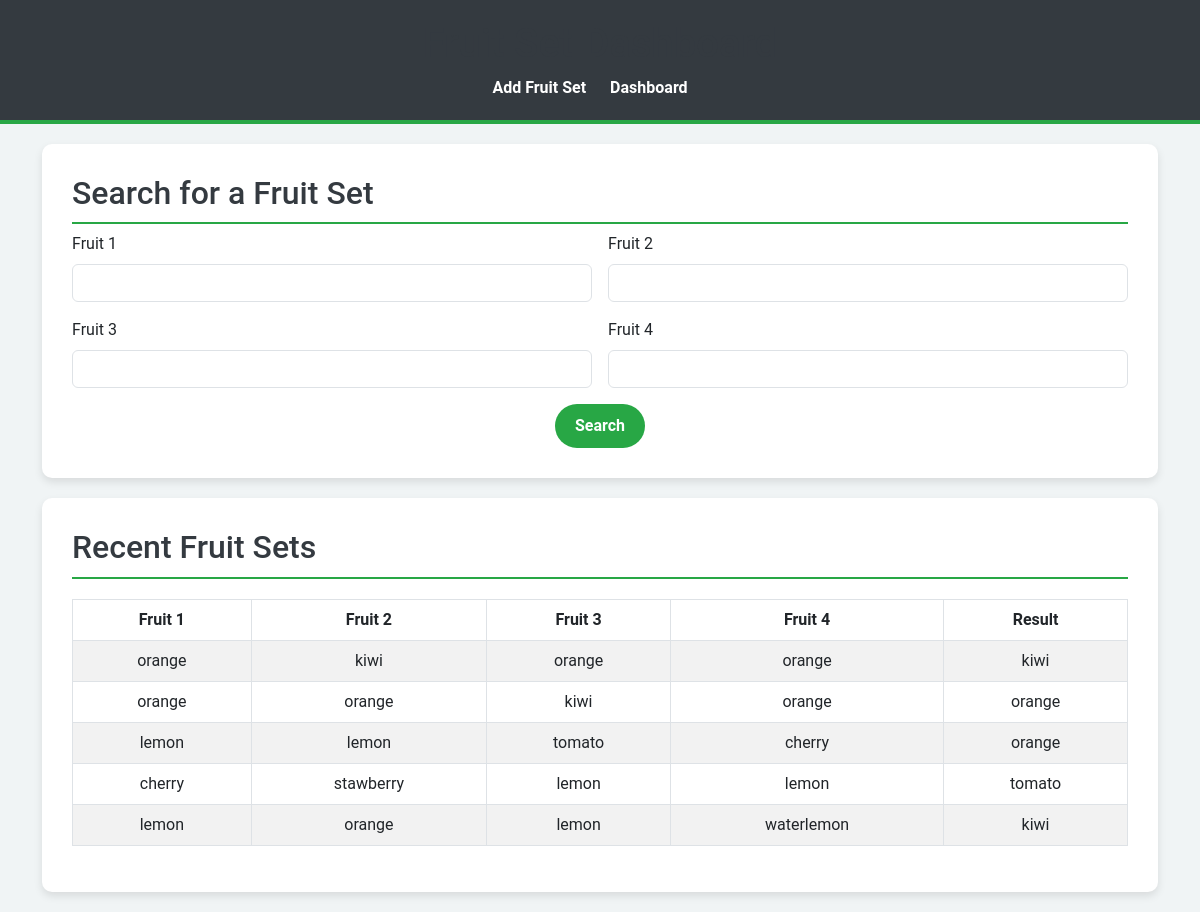
The page / on the database its author committed.
### fruits/models.py (models this page shows, shortened)
class FruitSet(models.Model):
    fruit1 = models.CharField(max_length=50)
    fruit2 = models.CharField(max_length=50)
    fruit3 = models.CharField(max_length=50)
    fruit4 = models.CharField(max_length=50)
    result = models.CharField(max_length=100)

### fruits/views.py (the view)
# urls.py: path('', views.dashboard, name='dashboard'),  # Dashboard URL
def dashboard(request):
    recent_fruit_sets = FruitSet.objects.order_by('-id')[:5]
    return render(request, 'fruits/dashboard.html', {'recent_fruit_sets': recent_fruit_sets})

### fruits/templates/fruits/dashboard.html (shortened to what this page needs)
<!DOCTYPE html>
<html lang="en">
<head>
    <link href="https://cdn.jsdelivr.net/npm/bootstrap@5.3.0-alpha1/dist/css/bootstrap.min.css" rel="stylesheet">
</head>
<body>
    <header>
        <h1>Fruit Set Dashboard</h1>
        <nav>
            <ul>
                <li><a href="{% url 'add_fruit_set' %}">Add Fruit Set</a></li>
                <li><a href="{% url 'dashboard' %}">Dashboard</a></li>
            </ul>
        </nav>
    </header>
    <div class="container">
        <section class="dashboard-section">
            <h2>Search for a Fruit Set</h2>
            <form action="{% url 'search_fruit_set' %}" method="POST" class="row g-3">
                <div class="col-md-6">
                    <label for="fruit1" class="form-label">Fruit 1</label>
                    <input type="text" class="form-control" name="fruit1" id="fruit1">
                </div>
                <div class="col-md-6">
                    <label for="fruit2" class="form-label">Fruit 2</label>
                    <input type="text" class="form-control" name="fruit2" id="fruit2">
                </div>
                <div class="col-md-6">
                    <label for="fruit3" class="form-label">Fruit 3</label>
                    <input type="text" class="form-control" name="fruit3" id="fruit3">
                </div>
                <div class="col-md-6">
                    <label for="fruit4" class="form-label">Fruit 4</label>
                    <input type="text" class="form-control" name="fruit4" id="fruit4">
                </div>
                <div class="col-12 text-center">
                    <button type="submit" class="btn btn-custom">Search</button>
                </div>
            </form>
        </section>
        <section class="dashboard-section">
            <h2>Recent Fruit Sets</h2>
            <table class="table table-bordered table-striped">
                <thead>
                    <tr>
                        <th>Fruit 1</th>
                        <th>Fruit 2</th>
                        <th>Fruit 3</th>
                        <th>Fruit 4</th>
                        <th>Result</th>
                    </tr>
                </thead>
                <tbody>
                    {% for fruit_set in recent_fruit_sets %}
                    <tr>
                        <td>{{ fruit_set.fruit1 }}</td>
                        <td>{{ fruit_set.fruit2 }}</td>
                        <td>{{ fruit_set.fruit3 }}</td>
                        <td>{{ fruit_set.fruit4 }}</td>
                        <td>{{ fruit_set.result }}</td>
                    </tr>
                    {% endfor %}
                </tbody>
            </table>
        </section>
    </div>
</body>
</html>

### fruits/templates/fruits/dashboard.html (style rules this page uses)
body { background-color: #f0f4f5; font-family: 'Roboto', sans-serif; }
header { background-color: #343a40; color: white; padding: 20px; text-align: center; border-bottom: 4px solid #28a745; }
nav ul { list-style: none; padding: 0; margin: 0; }
nav ul li { display: inline-block; margin-right: 20px; }
nav ul li a { color: white; font-weight: bold; text-decoration: none; }
.dashboard-section { margin: 20px auto; max-width: 1200px; background-color: white; padding: 30px; border-radius: 10px; box-shadow: 0 4px 8px rgba(0,0,0,0.1); }
h1, h2 { color: #343a40; }
h2 { border-bottom: 2px solid #28a745; padding-bottom: 10px; }
table { margin-top: 20px; }
th, td { text-align: center; padding: 12px; }
th { background-color: #28a745; color: white; }
td { background-color: #f8f9fa; }
.btn-custom { background-color: #28a745; color: white; border-radius: 25px; padding: 10px 20px; font-weight: bold; border: none; }

### rows shown on the page
FruitSet: fruit1 "orange", fruit2 "kiwi", fruit3 "orange", fruit4 "orange", result "kiwi"
FruitSet: fruit1 "orange", fruit2 "orange", fruit3 "kiwi", fruit4 "orange", result "orange"
FruitSet: fruit1 "lemon", fruit2 "lemon", fruit3 "tomato", fruit4 "cherry", result "orange"
FruitSet: fruit1 "cherry", fruit2 "stawberry", fruit3 "lemon", fruit4 "lemon", result "tomato"
FruitSet: fruit1 "lemon", fruit2 "orange", fruit3 "lemon", fruit4 "waterlemon", result "kiwi"
